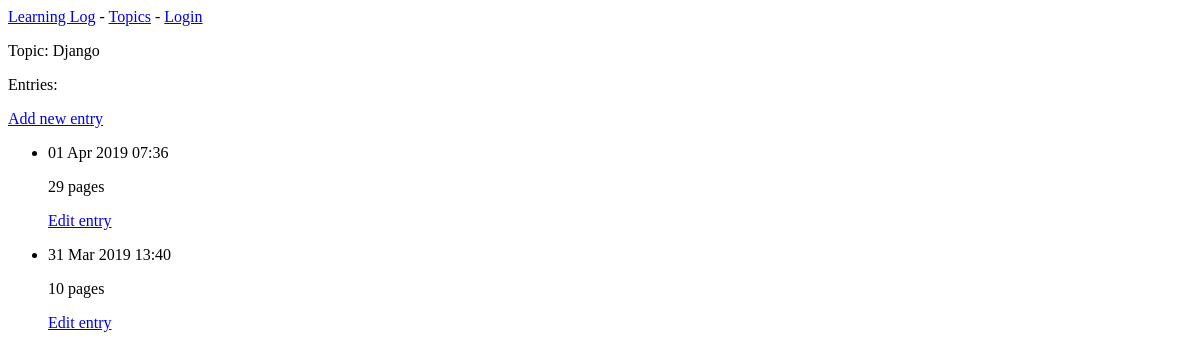
Before: /topics/3/ with the older database file.
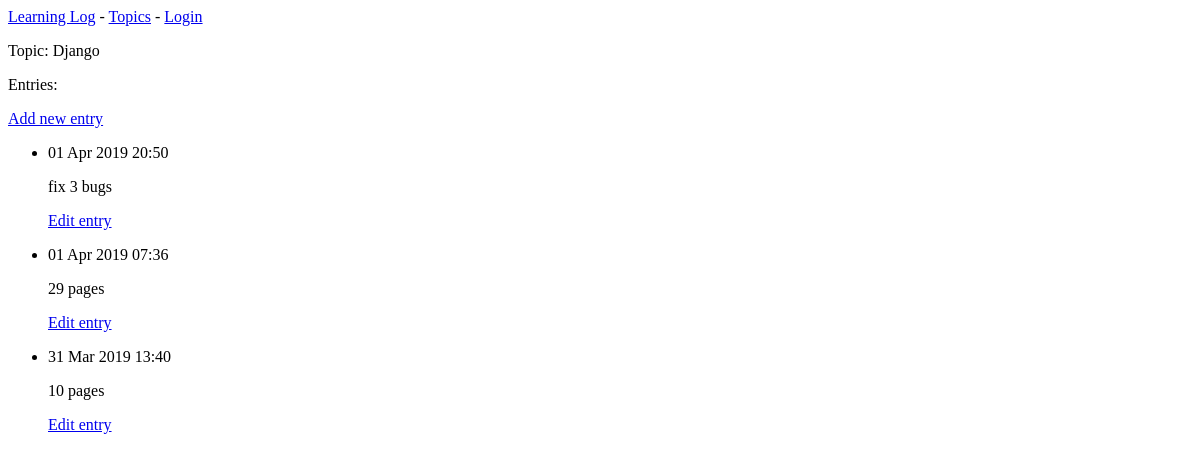
After: the same page with the newer database file.
### learning_logs/models.py (models this page shows, shortened)
class Entry(models.Model):
    topic = models.ForeignKey(Topic, on_delete=models.PROTECT)
    text = models.TextField()
    date_added = models.DateTimeField(auto_now_add=True)
    class Meta:
        verbose_name_plural = 'entries'

### learning_logs/views.py (the view)
# urls.py: url(r'^topics/(?P<topic_id>\d+)/$', views.topic, name='topic'),  # detailed page of topic
def topic(request, topic_id):
    topic = Topic.objects.get(id=topic_id)
    entries = topic.entry_set.order_by('-date_added')
    context = {'topic': topic, 'entries': entries}
    return render(request, 'learning_logs/topic.html', context)

### learning_logs/models.py (called while the page is built)
    def __str__(self):
        return self.text

### learning_logs/templates/learning_logs/topic.html
{% extends "learning_logs/base.html" %}
{% block content %}
    <p>Topic: {{topic}}</p>
    <p>Entries:</p>
    <p><a href="{% url 'learning_logs:new_entry' topic.id %}">Add new entry</a></p>
    <ul>
        {% for entry in entries %}
            <li>
                <p>{{ entry.date_added|date:'d M Y H:i' }}</p>
                <p>{{entry.text|linebreaks}}</p>
                <p>
                    <a href="{% url 'learning_logs:edit_entry' entry.id %}">Edit entry</a>
                </p>
            </li>
        {% empty %}
            <li>
                It isn't added any entry.
            </li>
        {% endfor %}
    </ul>
{% endblock content %}

Changed rows visible on the page:
added Entry: date_added "01 Apr 2019 20:50", text "fix 3 bugs"
